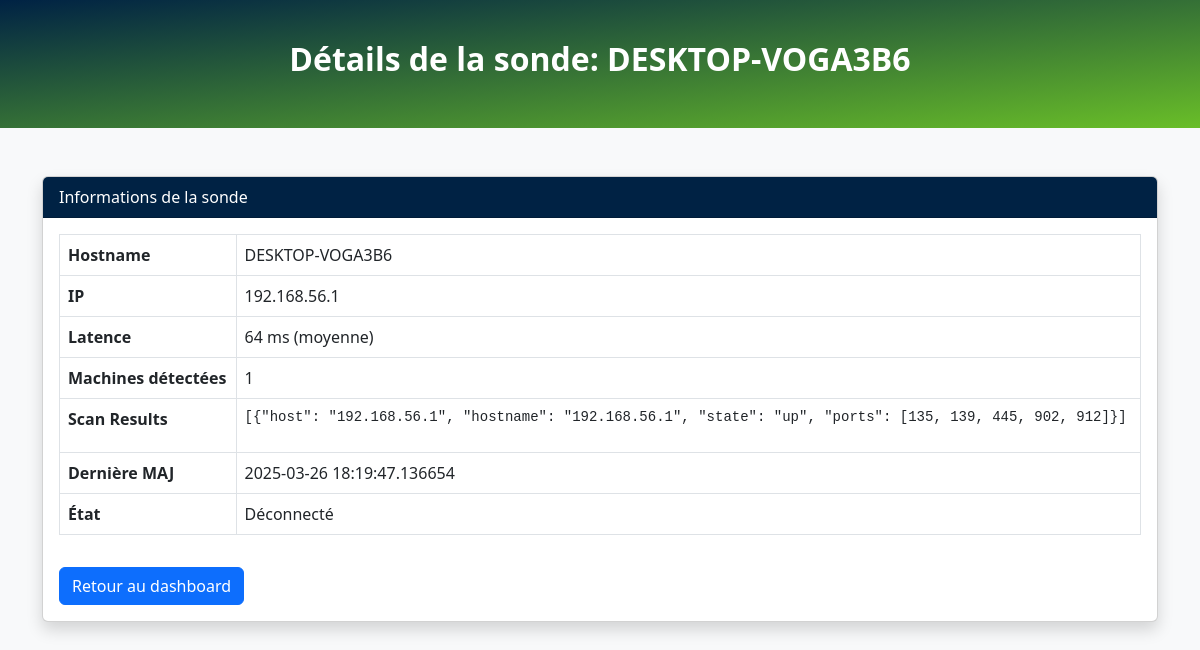
Page /harvester/28 on the committed database.
### app/models/harvester.py (models this page shows)
class HarvesterData(db.Model):
    id = db.Column(db.Integer, primary_key=True)
    hostname = db.Column(db.String(128))
    ip = db.Column(db.String(45))
    latency = db.Column(db.String(64))
    nb_machines = db.Column(db.Integer)
    scan_results = db.Column(db.Text)
    version = db.Column(db.String(10))
    last_updated = db.Column(db.DateTime, default=datetime.utcnow)

### app/views/routes.py (the view)
@views_bp.route("/harvester/<int:harvester_id>")
def harvester_detail(harvester_id):
    harvester = HarvesterData.query.get(harvester_id)
    if not harvester:
        abort(404)
    threshold = timedelta(minutes=5)
    now = datetime.utcnow()
    status = "Connecté" if now - harvester.last_updated < threshold else "Déconnecté"
    harvester_data = {
        "id": harvester.id,
        "hostname": harvester.hostname,
        "ip": harvester.ip,
        "latency": harvester.latency,
        "nb_machines": harvester.nb_machines,
        "scan_results": harvester.scan_results,
        "last_updated": harvester.last_updated,
        "status": status
    }
    return render_template("harvester_detail.html", harvester=harvester_data)

### app/templates/harvester_detail.html (shortened to what this page needs)
<!DOCTYPE html>
<html lang="fr">
<head>
    <link rel="stylesheet" href="https://cdn.jsdelivr.net/npm/bootstrap@5.3.0/dist/css/bootstrap.min.css">
</head>
<body class="bg-light">
<div class="hero">
  <h1>Détails de la sonde: {{ harvester.hostname }}</h1>
</div>
<div class="container mt-5">
    <div class="card shadow">
      <div class="card-header">
        Informations de la sonde
      </div>
      <div class="card-body">
        <table class="table table-bordered">
            <tr>
                <th>Hostname</th>
                <td>{{ harvester.hostname }}</td>
            </tr>
            <tr>
                <th>IP</th>
                <td>{{ harvester.ip }}</td>
            </tr>
            <tr>
                <th>Latence</th>
                <td>{{ harvester.latency }}</td>
            </tr>
            <tr>
                <th>Machines détectées</th>
                <td>{{ harvester.nb_machines }}</td>
            </tr>
            <tr>
                <th>Scan Results</th>
                <td><pre>{{ harvester.scan_results }}</pre></td>
            </tr>
            <tr>
                <th>Dernière MAJ</th>
                <td>{{ harvester.last_updated }}</td>
            </tr>
            <tr>
                <th>État</th>
                <td>{{ harvester.status }}</td>
            </tr>
        </table>
        <a href="{{ url_for('views.index') }}" class="btn btn-primary mt-3">Retour au dashboard</a>
      </div>
    </div>
</div>
</body>
</html>

### app/templates/harvester_detail.html (style rules this page uses)
:root { --navy: #002244; --green: #69BE28; --white: #FFFFFF; }
.hero { background: linear-gradient(to bottom right, var(--navy), var(--green)); color: var(--white); padding: 40px 20px; text-align: center; }
.hero h1 { font-size: 2rem; font-weight: 700; margin-bottom: 10px; }
.card-header { background-color: var(--navy); color: var(--white); }
pre { white-space: pre-wrap; word-wrap: break-word; max-width: 100%; }

### rows in the picture
HarvesterData: hostname "DESKTOP-VOGA3B6", ip "192.168.56.1", latency "64 ms (moyenne)", scan_results "[{\"host\": \"192.168.56.1\", \"hostname\": \"192.168.56.1\", \"state\": \"up\", \"ports\": [135, 139, 445, 902, 912]}]", last_updated "2025-03-26 18:19:47.136654"

### other values in the picture
{{ harvester.nb_machines }} "1"
{{ harvester.status }} "Déconnecté"
